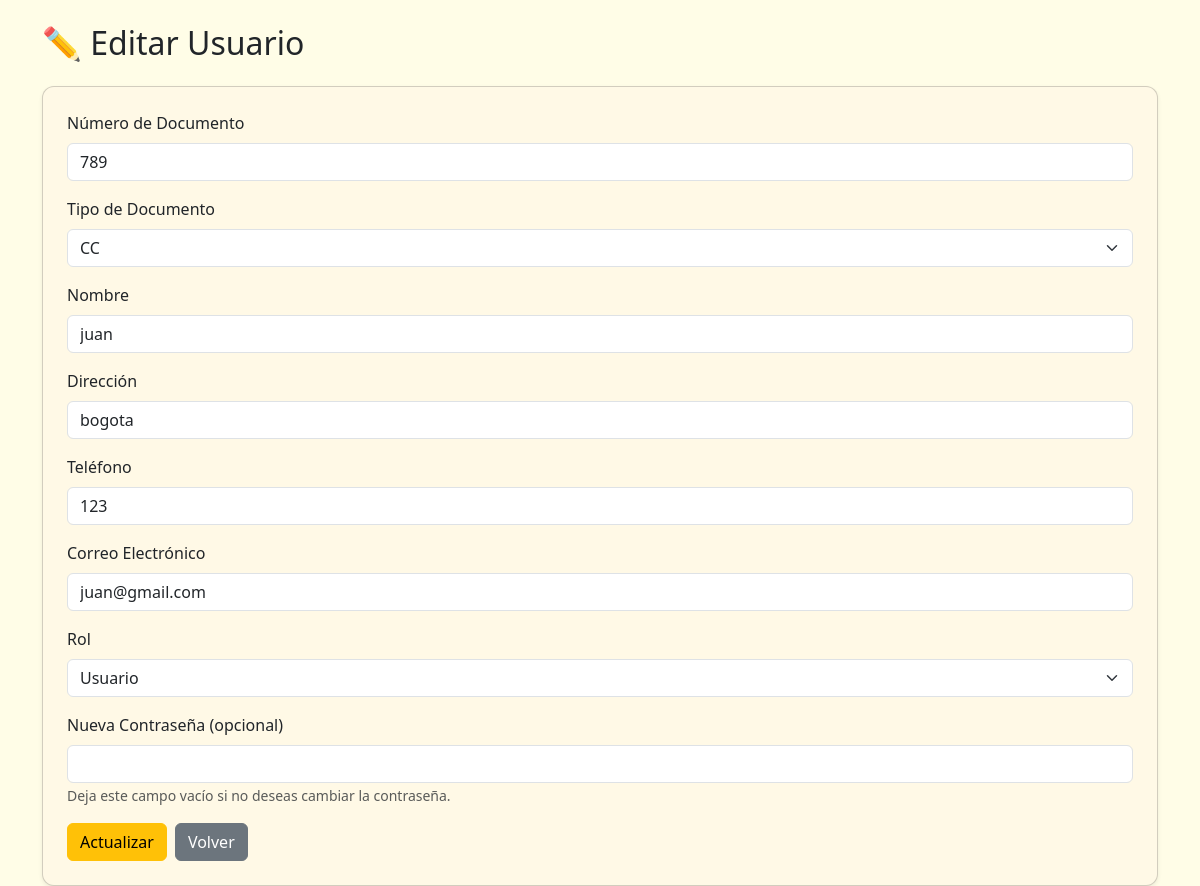
The app's page /tienda_la_ventanita-mvc/index.php?action=usuarioEditar&id=43 (signed in) with its own data.
### tables this page shows
CREATE TABLE `usuarios` (
  `idUsuario` int(11) NOT NULL,
  `numDocumento` int(11) DEFAULT NULL,
  `nombre` varchar(60) DEFAULT NULL,
  `direccion` varchar(20) DEFAULT NULL,
  `telefono` varchar(15) DEFAULT NULL,
  `email` varchar(20) DEFAULT NULL,
  `password` varchar(255) NOT NULL,
  `tipo_documento` int(11) DEFAULT NULL,
  `idRol` int(11) DEFAULT NULL
);

CREATE TABLE `tipodocumento` (
  `id` int(11) NOT NULL,
  `nombreDocumento` varchar(5) DEFAULT NULL
);

### tienda_la_ventanita-mvc/Model/UserModel.php (called while the page is built, shortened)
<?php
class UserModel
{
    private $conn;
    public function __construct($db)
    {
        $this->conn = $db;
    }
    public function buscar($id)
    {
        $sql = "SELECT * FROM usuarios WHERE idUsuario = ?";
        $stmt = $this->conn->prepare($sql);
        $stmt->execute([$id]);
        return $stmt->fetch(PDO::FETCH_ASSOC);
    }
}

### tienda_la_ventanita-mvc/Model/TipoDocumentoModel.php (called while the page is built)
<?php
class TipoDocumentoModel
{
    private $conn;
    private $table = "tipodocumento";
    public function __construct($db)
    {
        $this->conn = $db;
    }
    public function listar()
    {
        $sql = "SELECT * FROM $this->table ORDER BY id ASC";
        $stmt = $this->conn->prepare($sql);
        $stmt->execute();
        return $stmt->fetchAll(PDO::FETCH_ASSOC);
    }
}

### tienda_la_ventanita-mvc/Views/usuarios/edit_User.php (the view, shortened to what this page needs)
<!DOCTYPE html>
<html lang="es">
<head>
<link href="https://cdn.jsdelivr.net/npm/bootstrap@5.3.3/dist/css/bootstrap.min.css" rel="stylesheet">
</head>
<body>
<div class="container mt-4">
    <h2 class="mb-4">✏️ Editar Usuario</h2>
    <div class="card p-4 shadow-sm" style="background-color: #fff9e6; border-radius: 12px;">
        <form action="index.php?action=userActualizar" method="POST">
            <div class="mb-3">
                <label for="numDocumento" class="form-label">Número de Documento</label>
                <input type="text" name="numDocumento" id="numDocumento" class="form-control" value="<?= $usuario['numDocumento']; ?>" required>
            </div>
            <div class="mb-3">
                <label for="tipoDocumento" class="form-label">Tipo de Documento</label>
                <select name="tipoDocumento" id="tipoDocumento" class="form-select" required>
                    <?php foreach($tipos as $tipo): ?>
                        <option value="<?= $tipo['id']; ?>" <?= $tipo['id'] == $usuario['tipo_documento'] ? 'selected' : ''; ?>>
                            <?= $tipo['nombreDocumento']; ?>
                        </option>
                    <?php endforeach; ?>
                </select>
            </div>
            <div class="mb-3">
                <label for="nombre" class="form-label">Nombre</label>
                <input type="text" name="nombre" id="nombre" class="form-control" value="<?= $usuario['nombre']; ?>" required>
            </div>
            <div class="mb-3">
                <label for="direccion" class="form-label">Dirección</label>
                <input type="text" name="direccion" id="direccion" class="form-control" value="<?= $usuario['direccion']; ?>">
            </div>
            <div class="mb-3">
                <label for="telefono" class="form-label">Teléfono</label>
                <input type="text" name="telefono" id="telefono" class="form-control" value="<?= $usuario['telefono']; ?>">
            </div>
            <div class="mb-3">
                <label for="email" class="form-label">Correo Electrónico</label>
                <input type="email" name="email" id="email" class="form-control" value="<?= $usuario['email']; ?>" required>
            </div>
            <div class="mb-3">
                <label for="idRol" class="form-label">Rol</label>
                <select name="idRol" id="idRol" class="form-select" required>
                    <option value="2" <?= $usuario['idRol'] == 2 ? 'selected' : ''; ?>>Usuario</option>
                </select>
            </div>
            <div class="mb-3">
                <label for="password" class="form-label">Nueva Contraseña (opcional)</label>
                <input type="password" name="password" id="password" class="form-control">
                <small class="text-muted">Deja este campo vacío si no deseas cambiar la contraseña.</small>
            </div>
            <div class="d-flex gap-2">
                <button type="submit" class="btn btn-warning"><i class="bi bi-save"></i> Actualizar</button>
                <a href="index.php?action=usuarios" class="btn btn-secondary"><i class="bi bi-arrow-left"></i> Volver</a>
            </div>
        </form>
    </div>
</div>
</body>
</html>

### tienda_la_ventanita-mvc/Views/usuarios/edit_User.php (style rules this page uses)
body { background: #fffde7; }

### records on screen
usuarios: numDocumento "789", tipoDocumento "CC", nombre "juan", direccion "bogota", telefono "123", email "juan@gmail.com", idRol "Usuario"
